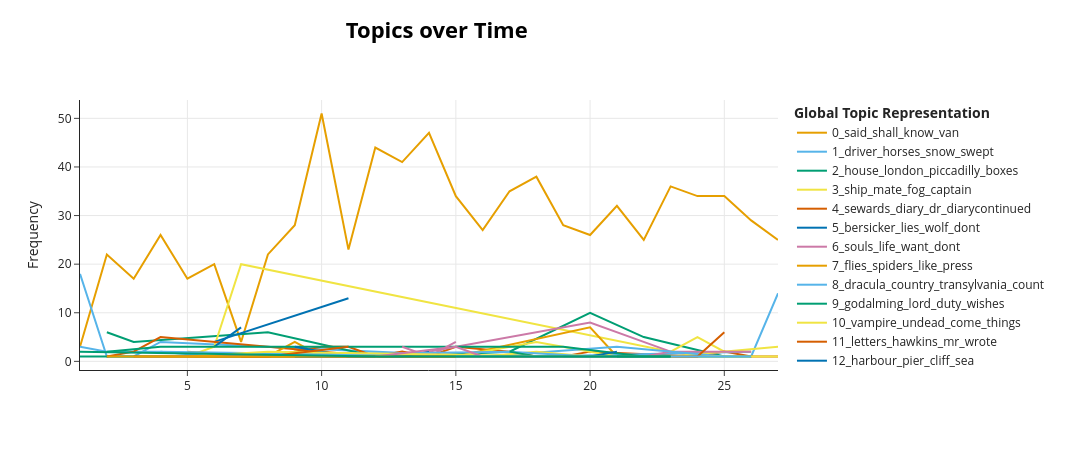

The notebook cell saved with this chart:
### Markdown cell above
##### Topics-over-Time

### Code cell
chapters = drac['chapter'].ne(drac['chapter'].shift()).cumsum()
topics_over_time = topic_model.topics_over_time(paragraphs, chapters.to_list())
topic_model.visualize_topics_over_time(topics_over_time)

### Figure 1 — Plotly figure (JSON) as saved in the notebook; plotly's stock layout.template omitted (floating-point values rounded to 4 significant figures)
{"data": [{"hoverinfo": "text", "hovertext": ["<b>Topic 0</b><br>Words: know, crucifix, neck, dined, things", "<b>Topic 0</b><br>Words: count, room, supper, strange, door", "<b>Topic 0</b><br>Words: moonlight, great, room, fair, rooms", "<b>Topic 0</b><br>Words: door, room, count, key, counts", "<b>Topic 0</b><br>Words: tell, dear, know, mina, dont", "<b>Topic 0</b><br>Words: ye, lucy, flies, spiders, said", "<b>Topic 0</b><br>Words: dog, seat, poor, tied, wheel", "<b>Topic 0</b><br>Words: lucy, night, told, say, asleep", "<b>Topic 0</b><br>Words: dear, know, shall, tell, come", "<b>Topic 0</b><br>Words: said, lucy, arthur, sleep, van", "<b>Topic 0</b><br>Words: sleep, helsing, van, tonight, wrist", "<b>Topic 0</b><br>Words: van, helsing, lucy, room, face", "<b>Topic 0</b><br>Words: shall, heart, friend, john, poor", "<b>Topic 0</b><br>Words: tell, lucy, read, know, said", "<b>Topic 0</b><br>Words: dead, shall, know, said, professor", "<b>Topic 0</b><br>Words: arthur, coffin, stake, van, tomb", "<b>Topic 0</b><br>Words: know, harker, said, let, dear", "<b>Topic 0</b><br>Words: harker, mrs, said, dr, let", "<b>Topic 0</b><br>Words: room, did, door, shall, said", "<b>Topic 0</b><br>Words: renfield, came, time, sam, think", "<b>Topic 0</b><br>Words: said, face, van, helsing, eyes", "<b>Topic 0</b><br>Words: said, mina, god, van, took", "<b>Topic 0</b><br>Words: door, harker, said, poor, hall", "<b>Topic 0</b><br>Words: mina, van, helsing, shall, promise", "<b>Topic 0</b><br>Words: time, mrs, come, said, know", "<b>Topic 0</b><br>Words: jonathan, time, helsing, van, shall", "<b>Topic 0</b><br>Words: sleep, madam, mina, snow, try"], "marker": {"color": "#E69F00"}, "mode": "lines", "name": "0_said_shall_know_van", "type": "scatter", "x": [1, 2, 3, 4, 5, 6, 7, 8, 9, 10, 11, 12, 13, 14, 15, 16, 17, 18, 19, 20, 21, 22, 23, 24, 25, 26, 27], "y": [3, 22, 17, 26, 17, 20, 4, 22, 28, 51, 23, 44, 41, 47, 34, 27, 35, 38, 28, 26, 32, 25, 36, 34, 34, 29, 25]}, {"hoverinfo": "text", "hovertext": ["<b>Topic 1</b><br>Words: driver, horses, darkness, swept, road", "<b>Topic 1</b><br>Words: driver, jumped, stone, projecting, massively", "<b>Topic 1</b><br>Words: races, warlike, blood, hungarian, frontier", "<b>Topic 1</b><br>Words: szgany, whips, courtyard, horses, great", "<b>Topic 1</b><br>Words: sang, tuned, tempered, pitch, mirth", "<b>Topic 1</b><br>Words: cabs, horsebacking, snappy, heraldic, adornments", "<b>Topic 1</b><br>Words: bank, land, follow, lest, chance", "<b>Topic 1</b><br>Words: snow, gypsies, horses, cart, began"], "marker": {"color": "#56B4E9"}, "mode": "lines", "name": "1_driver_horses_snow_swept", "type": "scatter", "x": [1, 2, 3, 4, 16, 22, 26, 27], "y": [18, 1, 1, 4, 1, 1, 1, 14]}, {"hoverinfo": "text", "hovertext": ["<b>Topic 2</b><br>Words: books, london, english, papers, estate", "<b>Topic 2</b><br>Words: london, solicitor, local, banking, solicitors", "<b>Topic 2</b><br>Words: goods, cheque, messrs, herewith, kings", "<b>Topic 2</b><br>Words: threats, defeat, madman, soho, reprehensible", "<b>Topic 2</b><br>Words: representing, president, incorporated, society, paxton", "<b>Topic 2</b><br>Words: billington, boxes, office, add, information", "<b>Topic 2</b><br>Words: house, piccadilly, lordship, court, carfax", "<b>Topic 2</b><br>Words: house, piccadilly, houses, police, london", "<b>Topic 2</b><br>Words: rufus, smith, lloyds, viceconsul, varna"], "marker": {"color": "#009E73"}, "mode": "lines", "name": "2_house_london_piccadilly_boxes", "type": "scatter", "x": [2, 3, 8, 12, 13, 17, 20, 22, 25], "y": [6, 4, 6, 1, 1, 2, 10, 5, 1]}, {"hoverinfo": "text", "hovertext": ["<b>Topic 3</b><br>Words: hell, sap, price, rom, venalia", "<b>Topic 3</b><br>Words: grey, ye, drowned, sea, like", "<b>Topic 3</b><br>Words: mate, ship, men, fog, crew", "<b>Topic 3</b><br>Words: wily, ship, weighing, escape, land", "<b>Topic 3</b><br>Words: ship, captain, fog, box, bloom", "<b>Topic 3</b><br>Words: ship, make, sunrise, viceconsul, arrange", "<b>Topic 3</b><br>Words: wi, deil, fog, box, ship"], "marker": {"color": "#F0E442"}, "mode": "lines", "name": "3_ship_mate_fog_captain", "type": "scatter", "x": [5, 6, 7, 23, 24, 25, 26], "y": [1, 3, 20, 2, 5, 2, 2]}, {"hoverinfo": "text", "hovertext": ["<b>Topic 4</b><br>Words: sewards, diary, dr, diarycontinued, portmanteau", "<b>Topic 4</b><br>Words: sewards, diary, dr, diarycontinued, portmanteau", "<b>Topic 4</b><br>Words: sewards, diary, dr, diarycontinued, portmanteau", "<b>Topic 4</b><br>Words: sewards, diary, dr, diarycontinued, portmanteau", "<b>Topic 4</b><br>Words: sewards, diary, dr, diarycontinued, portmanteau", "<b>Topic 4</b><br>Words: sewards, diary, dr, diarycontinued, portmanteau", "<b>Topic 4</b><br>Words: sewards, diary, dr, diarycontinued, portmanteau", "<b>Topic 4</b><br>Words: sewards, dr, diary, diarycontinued, portmanteau", "<b>Topic 4</b><br>Words: sewards, diary, dr, diarycontinued, portmanteau", "<b>Topic 4</b><br>Words: sewards, diary, dr, diarycontinued, portmanteau", "<b>Topic 4</b><br>Words: sewards, diary, dr, diarycontinued, portmanteau", "<b>Topic 4</b><br>Words: sewards, diary, dr, diarycontinued, portmanteau", "<b>Topic 4</b><br>Words: sewards, diary, dr, diarycontinued, portmanteau", "<b>Topic 4</b><br>Words: sewards, diary, dr, diarycontinued, portmanteau", "<b>Topic 4</b><br>Words: sewards, diary, dr, diarycontinued, portmanteau", "<b>Topic 4</b><br>Words: sewards, diary, dr, diarycontinued, portmanteau", "<b>Topic 4</b><br>Words: sewards, diary, dr, diarycontinued, portmanteau", "<b>Topic 4</b><br>Words: sewards, diary, dr, diarycontinued, portmanteau"], "marker": {"color": "#D55E00"}, "mode": "lines", "name": "4_sewards_diary_dr_diarycontinued", "type": "scatter", "x": [5, 6, 8, 9, 10, 11, 12, 13, 14, 15, 17, 18, 19, 20, 24, 25, 26, 27], "y": [1, 1, 1, 2, 3, 3, 1, 2, 1, 3, 2, 1, 1, 2, 1, 2, 1, 1]}, {"hoverinfo": "text", "hovertext": ["<b>Topic 5</b><br>Words: lies, masel, thats, dont, fooltalk", "<b>Topic 5</b><br>Words: bersicker, wolf, says, wolves, im"], "marker": {"color": "#0072B2"}, "mode": "lines", "name": "5_bersicker_lies_wolf_dont", "type": "scatter", "x": [6, 11], "y": [4, 13]}, {"hoverinfo": "text", "hovertext": ["<b>Topic 6</b><br>Words: lion, bay, living, soul, stood", "<b>Topic 6</b><br>Words: jack, live, wide, world, gone", "<b>Topic 6</b><br>Words: souls, want, life, dont, soul", "<b>Topic 6</b><br>Words: dreadedsince, answered, hotly, creation, wipe", "<b>Topic 6</b><br>Words: settle, parted, affairs, earth, ready"], "marker": {"color": "#CC79A7"}, "mode": "lines", "name": "6_souls_life_want_dont", "type": "scatter", "x": [12, 13, 20, 23, 24], "y": [1, 1, 8, 2, 1]}, {"hoverinfo": "text", "hovertext": ["<b>Topic 7</b><br>Words: spiders, enigmatically, columns, filling, hobby", "<b>Topic 7</b><br>Words: flies, fathom, like, procured, supply", "<b>Topic 7</b><br>Words: teatime, bagful, aimitatin, bone, ow", "<b>Topic 7</b><br>Words: press, bloody, willing, accept, hard", "<b>Topic 7</b><br>Words: spiders, flies, like, press, psychic", "<b>Topic 7</b><br>Words: big, sapphire, moths, crossbones, flies"], "marker": {"color": "#E69F00"}, "mode": "lines", "name": "7_flies_spiders_like_press", "type": "scatter", "x": [8, 9, 11, 15, 20, 21], "y": [1, 2, 1, 1, 7, 1]}, {"hoverinfo": "text", "hovertext": ["<b>Topic 8</b><br>Words: dracula, country, maps, transylvania, count", "<b>Topic 8</b><br>Words: transylvania, ways, forestall, bracket, protested", "<b>Topic 8</b><br>Words: spoke, speaking, glory, history, pride", "<b>Topic 8</b><br>Words: sincerity, dracula, shall, meet, judas", "<b>Topic 8</b><br>Words: fleet, gnarled, brusquely, waterloo, fishing", "<b>Topic 8</b><br>Words: dracula, arminius, spoken, evil, great", "<b>Topic 8</b><br>Words: spoke, reincarnate, inquirycount, gunswould, thrustfor"], "marker": {"color": "#56B4E9"}, "mode": "lines", "name": "8_dracula_country_transylvania_count", "type": "scatter", "x": [1, 2, 3, 4, 6, 18, 26], "y": [3, 2, 2, 2, 1, 1, 2]}, {"hoverinfo": "text", "hovertext": ["<b>Topic 9</b><br>Words: seatand, szekgods, isten, reverently, crossed", "<b>Topic 9</b><br>Words: property, disposition, frankly, daughter, wishes", "<b>Topic 9</b><br>Words: duty, thenthen, render, voice, lordships", "<b>Topic 9</b><br>Words: lord, godalming, asked, come, duty", "<b>Topic 9</b><br>Words: slipped, deem, whistle, remarked, silver", "<b>Topic 9</b><br>Words: guardian, professional, complexion, prompted, card", "<b>Topic 9</b><br>Words: godalming, wife, nodding, impassiveness, twitched", "<b>Topic 9</b><br>Words: convenient, carriages, wire, godalming, lord", "<b>Topic 9</b><br>Words: recording, hoodwinkeven, everlasting, device, wile", "<b>Topic 9</b><br>Words: greenish, subdued, waneyed, oath, whiteness", "<b>Topic 9</b><br>Words: obliging, laterlord, routine, offered, consul"], "marker": {"color": "#009E73"}, "mode": "lines", "name": "9_godalming_lord_duty_wishes", "type": "scatter", "x": [1, 13, 15, 18, 19, 20, 21, 22, 24, 25, 26], "y": [1, 1, 1, 1, 1, 1, 1, 1, 1, 1, 1]}, {"hoverinfo": "text", "hovertext": ["<b>Topic 10</b><br>Words: trance, undead, vampire, common, dead", "<b>Topic 10</b><br>Words: vampire, power, things, far, flourish", "<b>Topic 10</b><br>Words: consciousness, face, vampire, wife, quick", "<b>Topic 10</b><br>Words: hush, purchase, arrive, pain, vampire", "<b>Topic 10</b><br>Words: vampire, undead, delay, choice, voluptuous"], "marker": {"color": "#F0E442"}, "mode": "lines", "name": "10_vampire_undead_come_things", "type": "scatter", "x": [15, 18, 21, 23, 27], "y": [1, 4, 1, 1, 3]}, {"hoverinfo": "text", "hovertext": ["<b>Topic 11</b><br>Words: handed, entrusted, read, thrill, charming", "<b>Topic 11</b><br>Words: letters, wrote, hawkins, write, written", "<b>Topic 11</b><br>Words: letters, hawkins, envelope, posted, letter", "<b>Topic 11</b><br>Words: hawkins, budget, faults, mr, gout", "<b>Topic 11</b><br>Words: hawkinss, recovered, interrupted, greatly, upset"], "marker": {"color": "#D55E00"}, "mode": "lines", "name": "11_letters_hawkins_mr_wrote", "type": "scatter", "x": [2, 3, 4, 12, 14], "y": [1, 2, 5, 1, 1]}, {"hoverinfo": "text", "hovertext": ["<b>Topic 12</b><br>Words: lighthouse, harbour, seawall, runs, end", "<b>Topic 12</b><br>Words: harbour, pier, cliff, searchlight, sea"], "marker": {"color": "#0072B2"}, "mode": "lines", "name": "12_harbour_pier_cliff_sea", "type": "scatter", "x": [6, 7], "y": [3, 7]}, {"hoverinfo": "text", "hovertext": ["<b>Topic 13</b><br>Words: reaped, fakir, indian, die, corn", "<b>Topic 13</b><br>Words: capture, engage, sterilise, lair, safety", "<b>Topic 13</b><br>Words: sterilise, lairs, hunt, nay, piccadilly", "<b>Topic 13</b><br>Words: knowledge, monster, studied, child, entry", "<b>Topic 13</b><br>Words: world, new, tiger, life, centuries", "<b>Topic 13</b><br>Words: people, beconfined, box, investigate, helplessness"], "marker": {"color": "#CC79A7"}, "mode": "lines", "name": "13_world_sterilise_new_monster", "type": "scatter", "x": [14, 18, 22, 23, 24, 26], "y": [1, 1, 1, 2, 2, 2]}, {"hoverinfo": "text", "hovertext": ["<b>Topic 14</b><br>Words: holmwood, hon, arthur, letter, morris", "<b>Topic 14</b><br>Words: letter, wilhelmina, ste, holmwood, mary", "<b>Topic 14</b><br>Words: holmwood, letter, seward, arthur, dr", "<b>Topic 14</b><br>Words: hon, holmwood, letter, seward, arthur", "<b>Topic 14</b><br>Words: patrick, hennessey, report, seward, john"], "marker": {"color": "#E69F00"}, "mode": "lines", "name": "14_holmwood_letter_seward_hon", "type": "scatter", "x": [5, 8, 9, 10, 12], "y": [2, 1, 4, 1, 1]}, {"hoverinfo": "text", "hovertext": ["<b>Topic 15</b><br>Words: threw, violences, abandoned, extravagant, naked", "<b>Topic 15</b><br>Words: champ, writhing, quivering, quiver, finally", "<b>Topic 15</b><br>Words: husband, clasped, hand, bewildered, held", "<b>Topic 15</b><br>Words: wept, resisting, prevailed, knuckles, shrivelling", "<b>Topic 15</b><br>Words: constrained, internal, earliest, motioning, reclining"], "marker": {"color": "#56B4E9"}, "mode": "lines", "name": "15_husband_hand_husbands_wept", "type": "scatter", "x": [4, 16, 21, 23, 25], "y": [2, 1, 3, 2, 1]}, {"hoverinfo": "text", "hovertext": ["<b>Topic 16</b><br>Words: house, value, points, old, door", "<b>Topic 16</b><br>Words: passage, vaults, search, odour, went", "<b>Topic 16</b><br>Words: dust, place, air, odour, smell", "<b>Topic 16</b><br>Words: house, treated, chapel, count, boxes"], "marker": {"color": "#009E73"}, "mode": "lines", "name": "16_house_dust_chapel_old", "type": "scatter", "x": [2, 4, 19, 22], "y": [2, 3, 3, 1]}, {"hoverinfo": "text", "hovertext": ["<b>Topic 17</b><br>Words: quincey, morris, quinceys, talked, handunless", "<b>Topic 17</b><br>Words: talked, quincey, tree, puzzled, curious", "<b>Topic 17</b><br>Words: scott, stuff, game, quincey, going", "<b>Topic 17</b><br>Words: quincey, morris, laconically, said, nodded", "<b>Topic 17</b><br>Words: handunless, quinceys, burglary, basket, job", "<b>Topic 17</b><br>Words: quinceys, strained, low, voice, time", "<b>Topic 17</b><br>Words: quincey, links, birthday, boys, seven"], "marker": {"color": "#F0E442"}, "mode": "lines", "name": "17_quincey_morris_quinceys_talked", "type": "scatter", "x": [5, 15, 16, 18, 20, 25, 27], "y": [1, 1, 1, 2, 1, 1, 1]}, {"hoverinfo": "text", "hovertext": ["<b>Topic 18</b><br>Words: officers, archipelago, squadron, flagboat, dardanelles", "<b>Topic 18</b><br>Words: allow, weeks, varna, catherine, czarina", "<b>Topic 18</b><br>Words: catherine, czarina, reported, waves, report"], "marker": {"color": "#D55E00"}, "mode": "lines", "name": "18_czarina_catherine_reported_waves", "type": "scatter", "x": [7, 24, 25], "y": [1, 1, 6]}, {"hoverinfo": "text", "hovertext": ["<b>Topic 19</b><br>Words: septemberpatient, septemberterrible, improved, appetite, telegram", "<b>Topic 19</b><br>Words: possible, septemberjust, dismay, thwart, hanging", "<b>Topic 19</b><br>Words: flapping, wings, septemberonly, latelucys, including", "<b>Topic 19</b><br>Words: septemberin, 22, exeter, train, sleeping", "<b>Topic 19</b><br>Words: 25, septembercome, quarterpast, 630, september"], "marker": {"color": "#0072B2"}, "mode": "lines", "name": "19_septemberpatient_train_25_flapping", "type": "scatter", "x": [9, 11, 12, 13, 14], "y": [3, 1, 1, 1, 2]}, {"hoverinfo": "text", "hovertext": ["<b>Topic 20</b><br>Words: bloofer, children, missed, lady, heath", "<b>Topic 20</b><br>Words: punctured, paragraph, decoyed, hampstead, convey", "<b>Topic 20</b><br>Words: child, heath, bloofer, lady, children"], "marker": {"color": "#CC79A7"}, "mode": "lines", "name": "20_bloofer_children_heath_lady", "type": "scatter", "x": [13, 14, 15], "y": [3, 1, 4]}, {"hoverinfo": "text", "hovertext": ["<b>Topic 21</b><br>Words: skinsky, box, hildesheim, sunrise, slovaks"], "marker": {"color": "#E69F00"}, "mode": "lines", "name": "21_skinsky_box_hildesheim_sunrise", "type": "scatter", "x": [26], "y": [8]}, {"hoverinfo": "text", "hovertext": ["<b>Topic 22</b><br>Words: maythis, provide, 31, envelopes, pocket", "<b>Topic 22</b><br>Words: stationmaster, latermina, acquiring, compelled, septemberthe", "<b>Topic 22</b><br>Words: eveninga, carpenters, pencil, exciting, sprawling", "<b>Topic 22</b><br>Words: octoberlet, exactness, calmness, recall, proceed", "<b>Topic 22</b><br>Words: astray, eveningthey, dispirited, invented, travellers"], "marker": {"color": "#56B4E9"}, "mode": "lines", "name": "22_stationmaster_30_post_october", "type": "scatter", "x": [4, 17, 20, 21, 26], "y": [1, 2, 1, 1, 1]}, {"hoverinfo": "text", "hovertext": ["<b>Topic 23</b><br>Words: boxes, carfax, removedas, deposited, demeter", "<b>Topic 23</b><br>Words: boxes, removed, data, ascertain, campaign", "<b>Topic 23</b><br>Words: cranny, boxes, bulky, chests, mistaking", "<b>Topic 23</b><br>Words: missing, boxes, coup, wretch, final", "<b>Topic 23</b><br>Words: destroyed, boxes, places, right, carfax"], "marker": {"color": "#009E73"}, "mode": "lines", "name": "23_boxes_carfax_missing_removed", "type": "scatter", "x": [17, 18, 19, 20, 23], "y": [2, 1, 1, 1, 1]}, {"hoverinfo": "text", "hovertext": ["<b>Topic 24</b><br>Words: sleepas, monsters, precipice, mercy, steep", "<b>Topic 24</b><br>Words: temperament, point, fixed, dangerous, force", "<b>Topic 24</b><br>Words: religious, mania, attendant, sparrow, combination", "<b>Topic 24</b><br>Words: brute, nights, eminently, chess, firstand"], "marker": {"color": "#F0E442"}, "mode": "lines", "name": "24_religious_mania_man_dangerous", "type": "scatter", "x": [4, 5, 8, 19], "y": [1, 1, 2, 1]}, {"hoverinfo": "text", "hovertext": ["<b>Topic 25</b><br>Words: lips, throat, licked, teeth, skin", "<b>Topic 25</b><br>Words: feet, throat, unclad, shawl, shoes", "<b>Topic 25</b><br>Words: broken, window, wolf, lay, maids"], "marker": {"color": "#D55E00"}, "mode": "lines", "name": "25_throat_lips_broken_window", "type": "scatter", "x": [3, 8, 11], "y": [1, 1, 3]}, {"hoverinfo": "text", "hovertext": ["<b>Topic 26</b><br>Words: coma, swooned, paroxysm, length, exhausted", "<b>Topic 26</b><br>Words: leisure, incision, digital, applied, pressure", "<b>Topic 26</b><br>Words: respiration, trap, observation, regular, soundly", "<b>Topic 26</b><br>Words: continued, moments, briefly, operationfor, convulsively"], "marker": {"color": "#0072B2"}, "mode": "lines", "name": "26_continued_operation_moments_incision", "type": "scatter", "x": [9, 10, 20, 21], "y": [1, 1, 1, 2]}, {"hoverinfo": "text", "hovertext": ["<b>Topic 27</b><br>Words: registration, arrangements, undertaker, local, measure", "<b>Topic 27</b><br>Words: figure, headstones, tomb, key, dark", "<b>Topic 27</b><br>Words: sundown, garlic, bear, undead, outside"], "marker": {"color": "#CC79A7"}, "mode": "lines", "name": "27_sundown_figure_headstones_dark", "type": "scatter", "x": [12, 15, 16], "y": [1, 3, 1]}, {"hoverinfo": "text", "hovertext": ["<b>Topic 28</b><br>Words: peculiarly, nose, hair, protruded, ruddiness", "<b>Topic 28</b><br>Words: pointed, hard, half, bulging, nasty", "<b>Topic 28</b><br>Words: broad, apart, large, mouth, forehead", "<b>Topic 28</b><br>Words: face, medusas, deathif, killwe, japanese", "<b>Topic 28</b><br>Words: face, nose, forcing, smeared, cowered"], "marker": {"color": "#E69F00"}, "mode": "lines", "name": "28_face_nose_broad_mouth", "type": "scatter", "x": [2, 13, 14, 16, 21], "y": [1, 1, 1, 1, 1]}, {"hoverinfo": "text", "hovertext": ["<b>Topic 29</b><br>Words: insists, expedition, sleep, entry, noon", "<b>Topic 29</b><br>Words: diary, told, kept, allimportant, packet", "<b>Topic 29</b><br>Words: sleep, manlike, returns, pretend, loves", "<b>Topic 29</b><br>Words: admitted, dozed, prayers, denied, suspicious", "<b>Topic 29</b><br>Words: jonathan, draught, red, sleep, turned"], "marker": {"color": "#56B4E9"}, "mode": "lines", "name": "29_sleep_jonathan_diary_draught", "type": "scatter", "x": [15, 17, 18, 20, 21], "y": [1, 1, 1, 1, 1]}, {"hoverinfo": "text", "hovertext": ["<b>Topic 30</b><br>Words: fourth, grip, german, herr, mixed", "<b>Topic 30</b><br>Words: telegram, arrived, late, just, did", "<b>Topic 30</b><br>Words: stating, simplicity, direct, vague, gently", "<b>Topic 30</b><br>Words: interpreting, dreamily, intention, tone, notes"], "marker": {"color": "#009E73"}, "mode": "lines", "name": "30_answer_interpreting_dreamily_simplici...", "type": "scatter", "x": [1, 12, 22, 23], "y": [2, 1, 1, 1]}], "layout": {"height": 450, "hoverlabel": {"bgcolor": "white", "font": {"family": "Rockwell", "size": 16}}, "legend": {"title": {"text": "<b>Global Topic Representation"}}, "title": {"font": {"color": "Black", "size": 22}, "text": "<b>Topics over Time</b>", "x": 0.4, "xanchor": "center", "y": 0.95, "yanchor": "top"}, "width": 1250, "xaxis": {"showgrid": true}, "yaxis": {"showgrid": true, "title": {"text": "Frequency"}}}}
